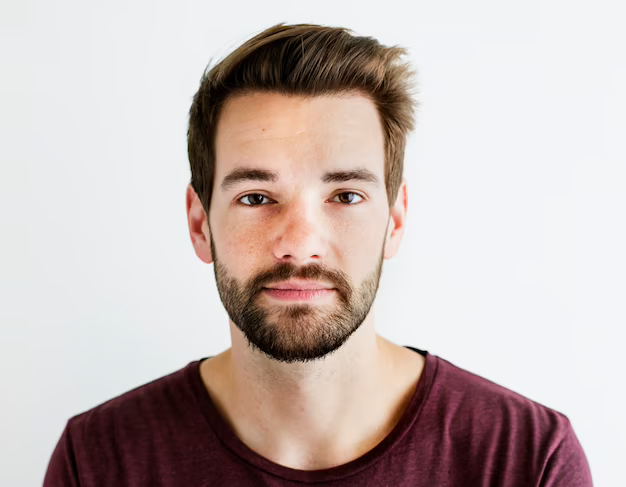
#> input picture faces/img.png, 626 x 487 px; its folder holds only this picture in this run
$ python aligned_faces.py
#> lines starting #> are read from the running program, lines starting #| are printed output that depends on the picture
import cv2
import os

class FaceDetector:
    def __init__(self, input_dir, output_dir):
        self.input_dir = input_dir
        self.output_dir = output_dir
        self.face_cascade = cv2.CascadeClassifier(cv2.data.haarcascades + 'haarcascade_frontalface_default.xml')

    def detect_faces(self):
        # Create the output directory if it doesn't exist
        if not os.path.exists(self.output_dir):
            os.mkdir(self.output_dir)

        # Loop over each image in the input directory
        for filename in os.listdir(self.input_dir):
            # Skip non-image files
            if not filename.lower().endswith(('.png', '.jpg', '.jpeg', '.bmp')):
                continue

            # Load the input image
            img_path = os.path.join(self.input_dir, filename)
            img = cv2.imread(img_path)
#> img is the input picture: shape (487, 626, 3); mean B, G, R 181.1, 184.4, 197.9

            # Convert the image to grayscale
            gray = cv2.cvtColor(img, cv2.COLOR_BGR2GRAY)
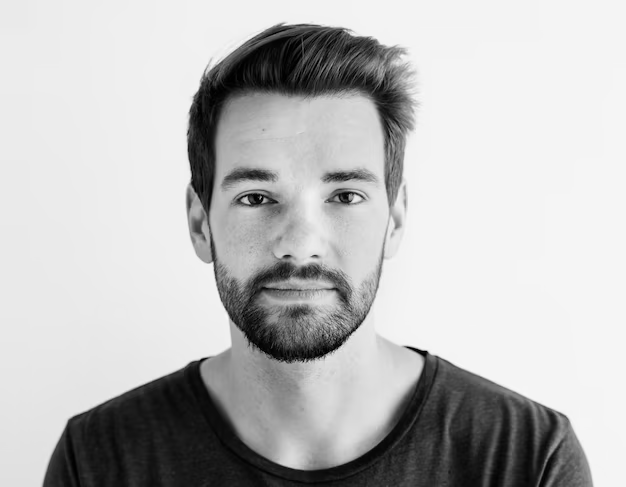
#> gray: shape (487, 626); min 0, max 251, mean 188.2

            # Detect faces in the image
            faces = self.face_cascade.detectMultiScale(gray, scaleFactor=1.1, minNeighbors=5, minSize=(30, 30))
#> faces = [[172, 92, 264, 264]]

            # Align the faces and save them in the output directory
            for i, (x, y, w, h) in enumerate(faces):
                # Find the facial landmarks using the eye corners and nose tip
                landmarks = cv2.face.createFacemarkLBF()
                landmarks.loadModel("lbfmodel.yaml")
                _, landmarks = landmarks.fit(gray[y:y+h, x:x+w], cv2.CascadeClassifier(cascade_file).detectMultiScale, None)

                # Calculate the center of the eyes
                left_eye_center = landmarks[0][0][0]
                right_eye_center = landmarks[0][0][1]
                eyes_center = ((left_eye_center[0] + right_eye_center[0]) // 2, (left_eye_center[1] + right_eye_center[1]) // 2)

                # Calculate the angle between the eyes and the horizontal axis
                dx = right_eye_center[0] - left_eye_center[0]
                dy = right_eye_center[1] - left_eye_center[1]
                angle = -cv2.fastAtan2(dy, dx)

                # Scale and rotate the face
                scale = 1
                M = cv2.getRotationMatrix2D(eyes_center, angle, scale)
                rotated = cv2.warpAffine(img[y:y+h, x:x+w], M, (w, h))

                # Save the aligned face in the output directory
                output_path = os.path.join(self.output_dir, f"{os.path.splitext(filename)[0]}_face{i}.jpg")
                cv2.imwrite(output_path, rotated)
#> this loop made 1 pass

            # Display the original image with detected faces
            for (x, y, w, h) in faces:
                cv2.rectangle(img, (x, y), (x+w, y+h), (0, 255, 0), 2)

            # Save the image with detected faces in the input directory
            output_path = os.path.join(self.input_dir, f"{os.path.splitext(filename)[0]}_detected.jpg")
            cv2.imwrite(output_path, img)

        cv2.destroyAllWindows()

# Initialize the face detector object
fd = FaceDetector(input_dir='faces', output_dir='cropped_faces')
# Call the detect_faces method to detect faces in the input images and save the cropped faces in the output directory
#> (the run stopped early here; a loop or call above may not have finished)

$ run again, on faces/img_3.png
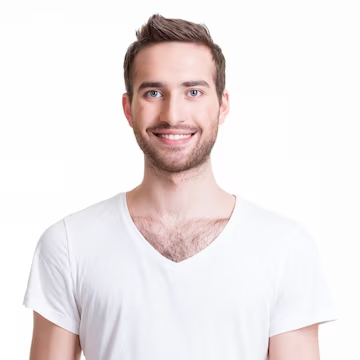
#> input picture faces/img_3.png, 360 x 360 px
#> in detect_faces, img is the input picture: shape (360, 360, 3); mean B, G, R 232.1, 231.8, 238.5
#> in detect_faces, `gray = cv2.cvtColor(img, cv2.COLOR_BGR2GRAY)`:
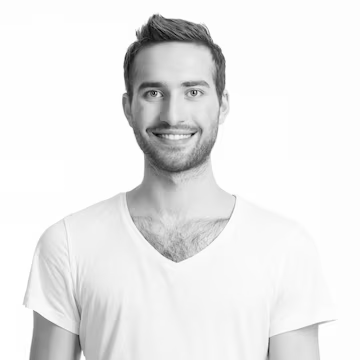
#> gray: shape (360, 360); min 1, max 255, mean 233.8
#> faces = [[118, 47, 112, 112]]
#> the loop in detect_faces, `for i, (x, y, w, h) in enumerate(faces):` made 1 pass
